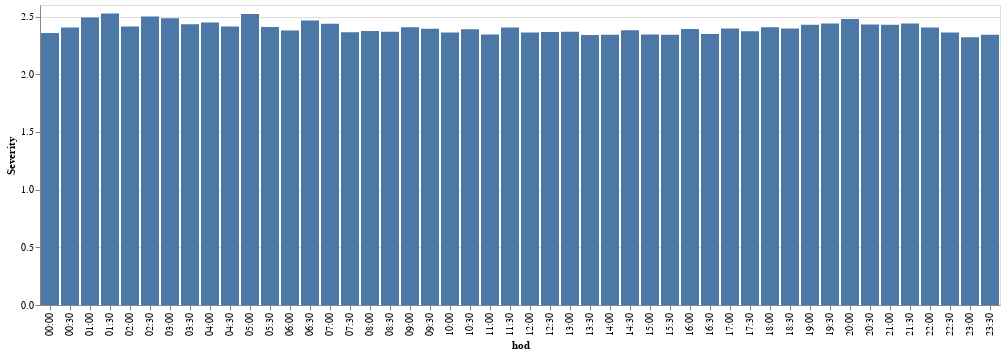

Notebook code for this chart:
### Code cell
alt.Chart(summary_).mark_bar().encode(
    x='hod',
    y='Severity'
)

### Figure 1 — Vega-Lite specification as saved in the notebook (floating-point values rounded to 4 significant figures)
{"config": {"view": {"continuousWidth": 400, "continuousHeight": 300}}, "data": {"name": "data-9632b7f055348723d0a3ad4731ac99c3"}, "mark": "bar", "encoding": {"x": {"type": "nominal", "field": "hod"}, "y": {"type": "quantitative", "field": "Severity"}}, "$schema": "https://vega.github.io/schema/vega-lite/v4.0.2.json", "datasets": {"data-9632b7f055348723d0a3ad4731ac99c3": [{"hod": "00:00", "Severity": 2.357}, {"hod": "00:30", "Severity": 2.404}, {"hod": "01:00", "Severity": 2.491}, {"hod": "01:30", "Severity": 2.525}, {"hod": "02:00", "Severity": 2.413}, {"hod": "02:30", "Severity": 2.5}, {"hod": "03:00", "Severity": 2.486}, {"hod": "03:30", "Severity": 2.433}, {"hod": "04:00", "Severity": 2.448}, {"hod": "04:30", "Severity": 2.413}, {"hod": "05:00", "Severity": 2.521}, {"hod": "05:30", "Severity": 2.41}, {"hod": "06:00", "Severity": 2.38}, {"hod": "06:30", "Severity": 2.467}, {"hod": "07:00", "Severity": 2.437}, {"hod": "07:30", "Severity": 2.364}, {"hod": "08:00", "Severity": 2.375}, {"hod": "08:30", "Severity": 2.367}, {"hod": "09:00", "Severity": 2.407}, {"hod": "09:30", "Severity": 2.394}, {"hod": "10:00", "Severity": 2.361}, {"hod": "10:30", "Severity": 2.389}, {"hod": "11:00", "Severity": 2.345}, {"hod": "11:30", "Severity": 2.404}, {"hod": "12:00", "Severity": 2.362}, {"hod": "12:30", "Severity": 2.366}, {"hod": "13:00", "Severity": 2.367}, {"hod": "13:30", "Severity": 2.339}, {"hod": "14:00", "Severity": 2.343}, {"hod": "14:30", "Severity": 2.382}, {"hod": "15:00", "Severity": 2.344}, {"hod": "15:30", "Severity": 2.341}, {"hod": "16:00", "Severity": 2.392}, {"hod": "16:30", "Severity": 2.348}, {"hod": "17:00", "Severity": 2.396}, {"hod": "17:30", "Severity": 2.373}, {"hod": "18:00", "Severity": 2.408}, {"hod": "18:30", "Severity": 2.396}, {"hod": "19:00", "Severity": 2.429}, {"hod": "19:30", "Severity": 2.439}, {"hod": "20:00", "Severity": 2.48}, {"hod": "20:30", "Severity": 2.431}, {"hod": "21:00", "Severity": 2.428}, {"hod": "21:30", "Severity": 2.44}, {"hod": "22:00", "Severity": 2.405}, {"hod": "22:30", "Severity": 2.362}, {"hod": "23:00", "Severity": 2.321}, {"hod": "23:30", "Severity": 2.341}]}}
